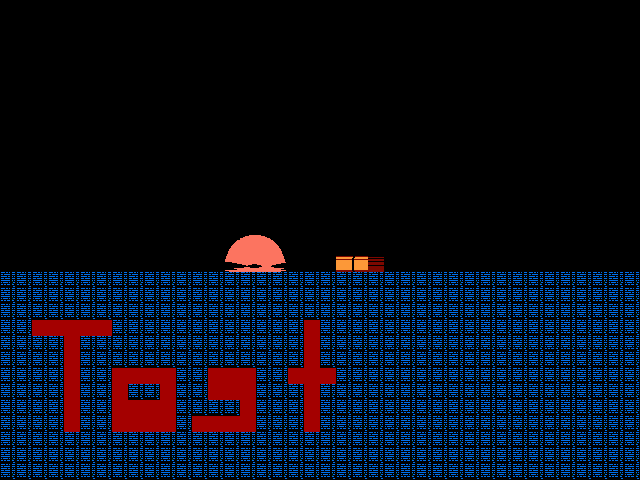

Tiled map render using the project's own tile images. Description and the map definition, with tile-layer contents summarised, below:
An orthogonal 40x30 tile map with 16x16 px tiles, 1 tile layer (Tile Layer 1), 2 tilesets.

<map version="1.0" orientation="orthogonal" width="40" height="30" tilewidth="16" tileheight="16">
 <tileset firstgid="1" name="megaman_ending" tilewidth="16" tileheight="16">
  <image source="mm1endingtiles.gif" width="154" height="372" />
 </tileset>
 <tileset firstgid="208" name="megaman_ending" tilewidth="16" tileheight="16">
  <image source="mm1endingtiles.gif" width="154" height="372" />
 </tileset>
 <layer name="Tile Layer 1" width="40" height="30">
  <data>[1200 cells, 534 non-empty, 15 distinct tile ids]</data>
 </layer>
</map>
